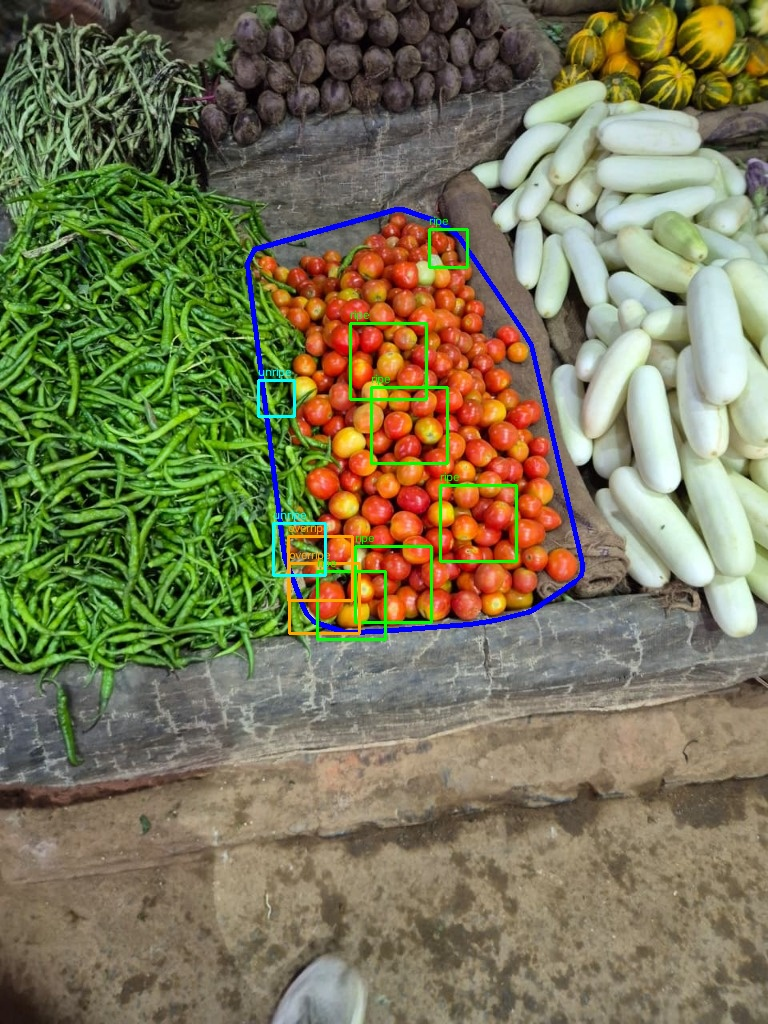
#> input picture tomatovision-ml/test_annotated_chilies_radishes.jpg, 768 x 1024 px, given in place of media_1787075584775.jpg, which was not available
$ python test_convex_polygon.py
#> lines starting #> are read from the running program, lines starting #| are printed output that depends on the picture; after the words box and inside, x2 and y2 are one past the last pixel; in counts of white or black regions, pixels touching at a corner belong together; pictures that were not available may be replaced by others from this repository, and a replacement may not be noted
import cv2
import numpy as np

img1 = cv2.imread(r"C:\Users\Waruna\.gemini\antigravity\brain\d72fea25-187d-4266-99c6-341a7dceced8\.user_uploaded\media_1787075584775.jpg") # Chilies & Radishes
#> img1 is the input picture: shape (1024, 768, 3); mean B, G, R 86.3, 118.2, 121.4
img2 = cv2.imread(r"C:\Users\Waruna\.gemini\antigravity\brain\d72fea25-187d-4266-99c6-341a7dceced8\.user_uploaded\media_1787105108621.jpg") # Lettuce & Potatoes
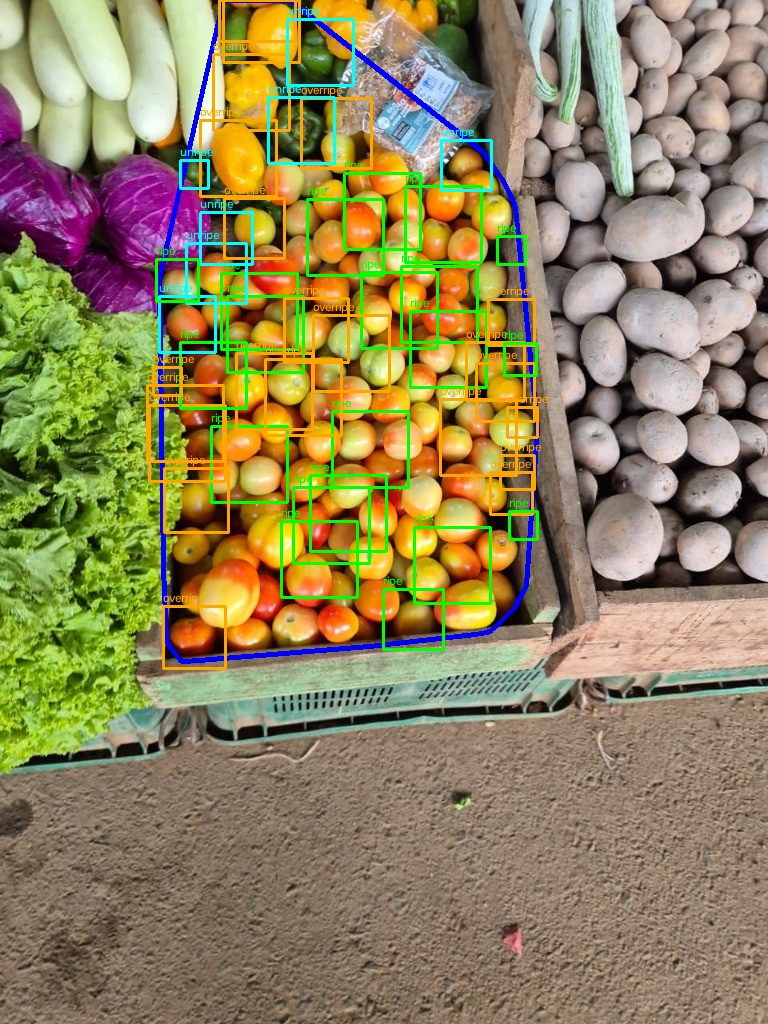
#> input picture tomatovision-ml/test_annotated_lettuce_potatoes.jpg, 768 x 1024 px, given in place of media_1787105108621.jpg, which was not available
#> img2 is the input picture: shape (1024, 768, 3); mean B, G, R 91.8, 132, 144.2

def isolate_and_detect_tomatoes(img, name):
#> called with name = 'chilies_radishes'
    h, w = img.shape[:2]
#> h = 1024; w = 768
    hsv = cv2.cvtColor(img, cv2.COLOR_BGR2HSV)
#> hsv: shape (1024, 768, 3); mean H, S, V 37.4, 100.7, 136
    h_c, s_c, v_c = hsv[:, :, 0], hsv[:, :, 1], hsv[:, :, 2]

    # STEP 1: Strict Red & Orange Carotenoid Pigment Anchor (Tomato Heap Core)
    # S > 130 ensures 0% overlap with chilies (pure green), radishes (white), potatoes (brown/grey), sand (dull)
    red_orange_core = (
        ((h_c <= 15) | (h_c >= 165)) & (s_c > 130) & (v_c > 60) |
        ((h_c > 15) & (h_c <= 26)) & (s_c > 135) & (v_c > 65)
    ).astype(np.uint8) * 255
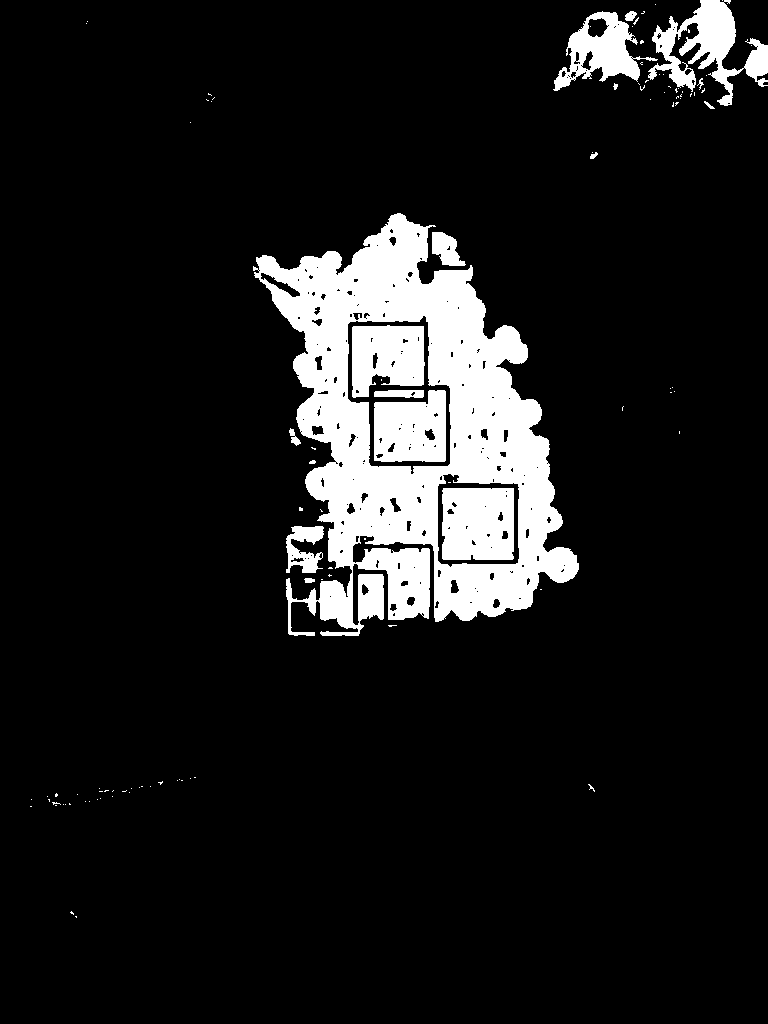
#> red_orange_core: shape (1024, 768); 10.7% white; 107 white regions (90 under 20 px), largest, box (x1, y1, x2, y2) and area: (253, 213, 579, 636) 59666, (442, 488, 514, 560) 4983, (648, 0, 768, 106) 4888

    # Filter out tiny noise and find the main tomato cluster
    kernel = cv2.getStructuringElement(cv2.MORPH_ELLIPSE, (15, 15))
    closed_core = cv2.morphologyEx(red_orange_core, cv2.MORPH_CLOSE, kernel)
#> closed_core: shape (1024, 768); 12.7% white; 33 white regions (26 under 20 px), largest, box (x1, y1, x2, y2) and area: (253, 213, 579, 636) 87431, (553, 0, 768, 109) 12110, (97, 788, 118, 800) 110
    closed_core = cv2.dilate(closed_core, cv2.getStructuringElement(cv2.MORPH_ELLIPSE, (9, 9)))
#> closed_core: shape (1024, 768); 14.4% white; 17 white regions

    contours, _ = cv2.findContours(closed_core, cv2.RETR_EXTERNAL, cv2.CHAIN_APPROX_SIMPLE)
#> contours = 17 contours; largest, box (x1, y1, x2, y2) and area: (249, 209, 583, 640) 94846, (549, 0, 768, 113) 15810, (43, 777, 167, 810) 1186, (202, 89, 219, 106) 172, (173, 773, 200, 785) 167
    if not contours:
        print(f"{name} -> No tomato heap found!")
        return []

    # Find the largest dense cluster of red/orange
    valid_c = [c for c in contours if cv2.contourArea(c) > 3000]
#> valid_c = 2 contours; box (x1, y1, x2, y2) and area: (249, 209, 583, 640) 94846, (549, 0, 768, 113) 15810
    if not valid_c:
        valid_c = contours

    main_c = max(valid_c, key=cv2.contourArea)
#> main_c = contour of 707 points, box (x1, y1, x2, y2) (249, 209, 583, 640), area 94846

    # 2. CREATE A STRICT 2D POLYGON MASK OF THE TOMATO HEAP
    # This precisely wraps the tomato pile and cuts off green chilies, radishes, and dirt!
    heap_poly_mask = np.zeros((h, w), dtype=np.uint8)
    cv2.drawContours(heap_poly_mask, [cv2.convexHull(main_c)], -1, 255, -1)
#> heap_poly_mask: shape (1024, 768); 14% white; 1 white region, box (x1, y1, x2, y2) and area: (249, 209, 583, 640) 110268

    # 3. EXTRACT TOMATO FRUITS STRICTLY INSIDE THE HEAP POLYGON
    # Allow all tomato colors (red, orange, yellow, unripe green) INSIDE the heap mask
    all_tomatoes = (
        ((h_c <= 15) | (h_c >= 162)) & (s_c > 60) & (v_c > 45) |
        ((h_c > 15) & (h_c <= 28)) & (s_c > 70) & (v_c > 50) |
        ((h_c > 28) & (h_c <= 42)) & (s_c > 70) & (v_c > 50) |
        ((h_c > 42) & (h_c <= 65)) & (s_c > 55) & (v_c > 45)
    ).astype(np.uint8) * 255
#> all_tomatoes: shape (1024, 768); 48.8% white; 1624 white regions (1386 under 20 px), largest, box (x1, y1, x2, y2) and area: (0, 17, 579, 714) 221877, (0, 678, 768, 1024) 105112, (546, 0, 768, 129) 18614

    heap_tomatoes = cv2.bitwise_and(all_tomatoes, heap_poly_mask)
#> heap_tomatoes: shape (1024, 768); 12.5% white; 28 white regions (19 under 20 px), largest, box (x1, y1, x2, y2) and area: (251, 213, 579, 640) 95071, (276, 525, 324, 574) 1892, (266, 383, 292, 414) 582

    clean_heap = cv2.morphologyEx(heap_tomatoes, cv2.MORPH_OPEN, cv2.getStructuringElement(cv2.MORPH_ELLIPSE, (5, 5)))
#> clean_heap: shape (1024, 768); 12.3% white; 8 white regions (2 under 20 px), largest, box (x1, y1, x2, y2) and area: (251, 213, 579, 631) 92609, (277, 525, 324, 574) 1756, (279, 577, 360, 640) 1432, (266, 383, 292, 414) 547, (276, 551, 281, 558) 27, (488, 292, 493, 298) 22
    clean_heap = cv2.morphologyEx(clean_heap, cv2.MORPH_CLOSE, cv2.getStructuringElement(cv2.MORPH_ELLIPSE, (7, 7)))
#> clean_heap: shape (1024, 768); 12.5% white; 1 white region, box (x1, y1, x2, y2) and area: (251, 213, 579, 640) 98687

    dist = cv2.distanceTransform(clean_heap, cv2.DIST_L2, 5)
    if dist.max() == 0:
        return []

    kernel_peak = cv2.getStructuringElement(cv2.MORPH_ELLIPSE, (19, 19))
    dilated_dist = cv2.dilate(dist, kernel_peak)
    local_max = (dist == dilated_dist) & (dist > 4.5) & (dist > 0.08 * dist.max())
#> local_max: shape (1024, 768) bool; 0% white in thin lines or dots, all inside (x1, y1, x2, y2) = (298, 356, 438, 627)

    num_labels, _, _, centroids = cv2.connectedComponentsWithStats(local_max.astype(np.uint8))
#> num_labels = 9; centroids = [[383.5, 511.5], [390, 356], [416, 442], [437, 494], [300, 540.5], [301, 554], [328, 600], [352, 605], [298, 626]]
    raw_centers = []
    for i in range(1, num_labels):
        cx, cy = centroids[i]
        d_val = dist[int(cy), int(cx)]
        raw_centers.append((cx, cy, d_val))
#> this loop made 8 passes
#> (cx, cy, d_val) on passes 1 to 8: (390, 356, 99.73), (416, 442, 125.6), (437, 494, 119.1), (300, 540.5, 15), (301, 554, 16.58), (328, 600, 21.77), (352, 605, 23.38), (298, 626, 11.79)
#> after the loop, raw_centers = [(390, 356, 99.73), (416, 442, 125.6), (437, 494, 119.1), (300, 540.5, 15), (301, 554, 16.58), (328, 600, 21.77), (352, 605, 23.38), (298, 626, 11.79)]

    raw_centers.sort(key=lambda item: item[2], reverse=True)

    suppressed = []
    min_dist_sq = 18.0 ** 2
    for pt in raw_centers:
        cx, cy, d_val = pt
        too_close = False
        for s in suppressed:
            if ((cx - s[0])**2 + (cy - s[1])**2) < min_dist_sq:
                too_close = True
                break
        if not too_close:
            suppressed.append((cx, cy, d_val))
#> this loop made 8 passes
#> after the loop, suppressed = [(416, 442, 125.6), (437, 494, 119.1), (390, 356, 99.73), (352, 605, 23.38), (328, 600, 21.77), (301, 554, 16.58), (298, 626, 11.79)]

    detections = []
    counts = {}
    annotated = img.copy()
    cv2.drawContours(annotated, [cv2.convexHull(main_c)], -1, (255, 0, 0), 3) # Blue boundary around Tomato Pile!
#> annotated: shape (1024, 768, 3); 0.81% of pixels changed, all inside (x1, y1, x2, y2) = (247, 207, 585, 642)

    for cx, cy, d_val in suppressed:
        r = int(d_val * 1.55)
        r = max(14, min(38, r))

        gx1 = max(0, int(cx - r))
        gy1 = max(0, int(cy - r))
        gx2 = min(w, int(cx + r))
        gy2 = min(h, int(cy + r))

        crop = img[gy1:gy2, gx1:gx2]
        if crop.size == 0:
            continue

        crop_hsv = cv2.cvtColor(crop, cv2.COLOR_BGR2HSV)
        mean_h = np.mean(crop_hsv[:, :, 0])
        gray_crop = cv2.cvtColor(crop, cv2.COLOR_BGR2GRAY)
        dark_spots = np.sum(gray_crop < 30) / float(gray_crop.size) if gray_crop.size > 0 else 0

        if dark_spots > 0.40:
            stage = "spoiled"
            color = (0, 0, 255)
        elif (mean_h <= 18 or mean_h >= 160):
            stage = "ripe"
            color = (0, 255, 0)
        elif 19 <= mean_h <= 28:
            stage = "overripe"
            color = (0, 165, 255)
        elif 29 <= mean_h <= 65:
            stage = "unripe"
            color = (255, 255, 0)
        else:
            stage = "ripe"
            color = (0, 255, 0)

        counts[stage] = counts.get(stage, 0) + 1
        cv2.rectangle(annotated, (gx1, gy1), (gx2, gy2), color, 2)
        cv2.putText(annotated, stage, (gx1, gy1-4), cv2.FONT_HERSHEY_SIMPLEX, 0.4, color, 1)
#> this loop made 7 passes
#> (cx, cy, d_val, r, gx1, gy1, gx2, gy2) on passes 1 to 7: (416, 442, 125.6, 38, 378, 404, 454, 480), (437, 494, 119.1, 38, 399, 456, 475, 532), (390, 356, 99.73, 38, 352, 318, 428, 394), (352, 605, 23.38, 36, 316, 569, 388, 641), (328, 600, 21.77, 33, 295, 567, 361, 633), (301, 554, 16.58, 25, 276, 529, 326, 579), (298, 626, 11.79, 18, 280, 608, 316, 644)
#> pass 1, in isolate_and_detect_tomatoes, `gray_crop = cv2.cvtColor(crop, cv2.COLOR_BGR2GRAY)`:
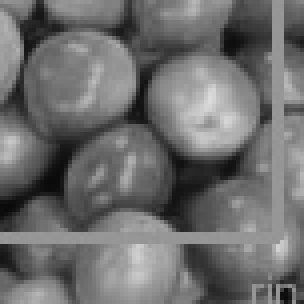
#> gray_crop: shape (76, 76) (shown 4 times larger); min 10, max 219, mean 109
#> after the loop: annotated: shape (1024, 768, 3); mean B, G, R 87.5, 118.7, 120.3
#> after the loop, counts = {'ripe': 2, 'overripe': 1, 'unripe': 4}

    cv2.imwrite(f"d:\\project\\TomatoVision\\tomatovision-ml\\test_annotated_{name}.jpg", annotated)
    print(f"{name} -> Total: {len(suppressed)}, Counts: {counts}")
#| chilies_radishes -> Total: 7, Counts: {'ripe': 2, 'overripe': 1, 'unripe': 4}

isolate_and_detect_tomatoes(img1, "chilies_radishes")
isolate_and_detect_tomatoes(img2, "lettuce_potatoes")
#> call 2 of isolate_and_detect_tomatoes, with name = 'lettuce_potatoes'
#> in isolate_and_detect_tomatoes (call 2), `hsv = cv2.cvtColor(img, cv2.COLOR_BGR2HSV)`: hsv: shape (1024, 768, 3); mean H, S, V 33.2, 115.8, 157.5
#> in isolate_and_detect_tomatoes (call 2), `red_orange_core = ( ((h_c <= 15) | (h_c >= 165)) & (s_c > 130) & (v_c ..`: red_orange_core: shape (1024, 768); 15.7% white; 409 white regions (335 under 20 px), largest, box (x1, y1, x2, y2) and area: (146, 0, 548, 671) 81363, (417, 530, 488, 602) 3881, (412, 189, 479, 260) 3621
#> in isolate_and_detect_tomatoes (call 2), `closed_core = cv2.morphologyEx(red_orange_core, cv2.MORPH_CLOSE, kernel)`: closed_core: shape (1024, 768); 21.8% white; 205 white regions (189 under 20 px), largest, box (x1, y1, x2, y2) and area: (146, 0, 548, 676) 169825, (152, 102, 183, 152) 469, (77, 937, 96, 962) 178
#> in isolate_and_detect_tomatoes (call 2), `closed_core = cv2.dilate(closed_core, cv2.getStructuringElement(cv2.MO..`: closed_core: shape (1024, 768); 26.4% white; 155 white regions
#> in isolate_and_detect_tomatoes (call 2), `contours, _ = cv2.findContours(closed_core, cv2.RETR_EXTERNAL, cv2.CHA..`: contours = 155 contours; largest, box (x1, y1, x2, y2) and area: (142, 0, 552, 680) 199516, (147, 98, 187, 161) 1018, (73, 933, 106, 968) 562, (499, 920, 522, 948) 374, (396, 79, 417, 107) 336
#> in isolate_and_detect_tomatoes (call 2), `valid_c = [c for c in contours if cv2.contourArea(c) > 3000]`: valid_c = 1 contour; box (x1, y1, x2, y2) and area: (142, 0, 552, 680) 199516
#> in isolate_and_detect_tomatoes (call 2), `main_c = max(valid_c, key=cv2.contourArea)`: main_c = contour of 1110 points, box (x1, y1, x2, y2) (142, 0, 552, 680), area 199516
#> in isolate_and_detect_tomatoes (call 2), `cv2.drawContours(heap_poly_mask, [cv2.convexHull(main_c)], -1, 255, -1)`: heap_poly_mask: shape (1024, 768); 29.7% white; 1 white region, box (x1, y1, x2, y2) and area: (142, 0, 552, 680) 233690
#> in isolate_and_detect_tomatoes (call 2), `all_tomatoes = ( ((h_c <= 15) | (h_c >= 162)) & (s_c > 60) & (v_c > 45..`: all_tomatoes: shape (1024, 768); 61.5% white; 3969 black regions (3344 under 20 px), largest, box (x1, y1, x2, y2) and area: (255, 0, 768, 628) 147989, (0, 0, 270, 366) 47942, (6, 639, 589, 804) 33482
#> in isolate_and_detect_tomatoes (call 2), `heap_tomatoes = cv2.bitwise_and(all_tomatoes, heap_poly_mask)`: heap_tomatoes: shape (1024, 768); 24.2% white; 97 white regions (76 under 20 px), largest, box (x1, y1, x2, y2) and area: (142, 0, 550, 678) 171507, (310, 0, 462, 69) 4954, (155, 257, 245, 351) 3778
#> in isolate_and_detect_tomatoes (call 2), `clean_heap = cv2.morphologyEx(heap_tomatoes, cv2.MORPH_OPEN, cv2.getSt..`: clean_heap: shape (1024, 768); 23.7% white; 41 white regions (8 under 20 px), largest, box (x1, y1, x2, y2) and area: (142, 0, 549, 657) 166632, (311, 0, 460, 64) 4757, (289, 21, 352, 80) 2279
#> in isolate_and_detect_tomatoes (call 2), `clean_heap = cv2.morphologyEx(clean_heap, cv2.MORPH_CLOSE, cv2.getStru..`: clean_heap: shape (1024, 768); 24.6% white; 10 white regions (4 under 20 px), largest, box (x1, y1, x2, y2) and area: (142, 0, 549, 657) 191724, (147, 655, 317, 678) 1397, (185, 162, 204, 187) 347, (391, 91, 416, 107) 127, (404, 77, 414, 89) 80, (524, 254, 529, 261) 27
#> in isolate_and_detect_tomatoes (call 2), `local_max = (dist == dilated_dist) & (dist > 4.5) & (dist > 0.08 * dis..`: local_max: shape (1024, 768) bool; 0.01% white in thin lines or dots, all inside (x1, y1, x2, y2) = (151, 0, 498, 637)
#> in isolate_and_detect_tomatoes (call 2), `num_labels, _, _, centroids = cv2.connectedComponentsWithStats(local_m..`: num_labels = 37; centroids = 37 pairs, first value 151 to 497, second value 0 to 636
#> the loop in isolate_and_detect_tomatoes (call 2), `for i in range(1, num_labels):` made 36 passes
#> (cx, cy, d_val) on passes 1 to 12: (244, 0, 31.17), (342, 0, 25.39), (410, 0, 28.39), (439, 34, 11.2), (257, 38, 40), (315.5, 53, 21.97), (250, 90, 27.17), (252, 106, 26.58), (234, 130, 22.79), (301, 130, 21.39), (337, 132.5, 22.59), (239, 163, 27.2)
#> after the loop in isolate_and_detect_tomatoes (call 2), `for i in range(1, num_labels):`: raw_centers = 36 items, first 6: (244, 0, 31.17), (342, 0, 25.39), (410, 0, 28.39), (439, 34, 11.2), (257, 38, 40), (315.5, 53, 21.97)
#> the loop in isolate_and_detect_tomatoes (call 2), `for pt in raw_centers:` made 36 passes
#> (cx, cy, d_val) on passes 1 to 12: (358, 506, 120.5), (401.5, 252.5, 83.4), (371, 236, 80.53), (461, 315, 60.72), (471, 352, 55.18), (484, 462, 49.17), (292, 293, 48.35), (497, 405, 44.37), (257, 38, 40), (244, 0, 31.17), (410, 0, 28.39), (239, 163, 27.2)
#> after the loop in isolate_and_detect_tomatoes (call 2), `for pt in raw_centers:`: suppressed = 34 items, first 6: (358, 506, 120.5), (401.5, 252.5, 83.4), (371, 236, 80.53), (461, 315, 60.72), (471, 352, 55.18), (484, 462, 49.17)
#> in isolate_and_detect_tomatoes (call 2), `cv2.drawContours(annotated, [cv2.convexHull(main_c)], -1, (255, 0, 0),..`: annotated: shape (1024, 768, 3); 1.16% of pixels changed, all inside (x1, y1, x2, y2) = (140, 0, 554, 682)
#> the loop in isolate_and_detect_tomatoes (call 2), `for cx, cy, d_val in suppressed:` made 34 passes
#> (cx, cy, d_val, r, gx1, gy1, gx2, gy2) on passes 1 to 12: (358, 506, 120.5, 38, 320, 468, 396, 544), (401.5, 252.5, 83.4, 38, 363, 214, 439, 290), (371, 236, 80.53, 38, 333, 198, 409, 274), (461, 315, 60.72, 38, 423, 277, 499, 353), (471, 352, 55.18, 38, 433, 314, 509, 390), (484, 462, 49.17, 38, 446, 424, 522, 500), (292, 293, 48.35, 38, 254, 255, 330, 331), (497, 405, 44.37, 38, 459, 367, 535, 443), (257, 38, 40, 38, 219, 0, 295, 76), (244, 0, 31.17, 38, 206, 0, 282, 38), (410, 0, 28.39, 38, 372, 0, 448, 38), (239, 163, 27.2, 38, 201, 125, 277, 201)
#> (cx, cy, d_val) on passes 32 to 34: (155, 616.5, 10), (153, 544, 9.8), (175, 275, 9.79)
#> pass 1, in isolate_and_detect_tomatoes (call 2), `crop = img[gy1:gy2, gx1:gx2]`:
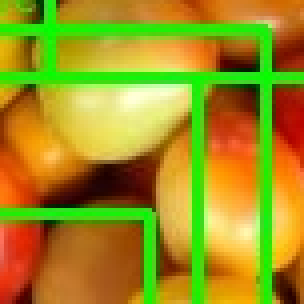
#> crop: shape (76, 76, 3) (shown 4 times larger); mean B, G, R 30.5, 145.1, 159.8
#> pass 1, in isolate_and_detect_tomatoes (call 2), `gray_crop = cv2.cvtColor(crop, cv2.COLOR_BGR2GRAY)`:
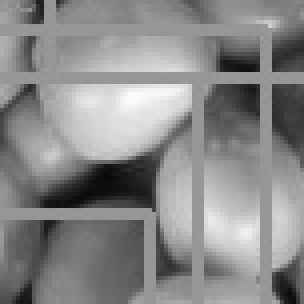
#> gray_crop: shape (76, 76) (shown 4 times larger); min 9, max 251, mean 136.5
#> after the loop in isolate_and_detect_tomatoes (call 2), `for cx, cy, d_val in suppressed:`:
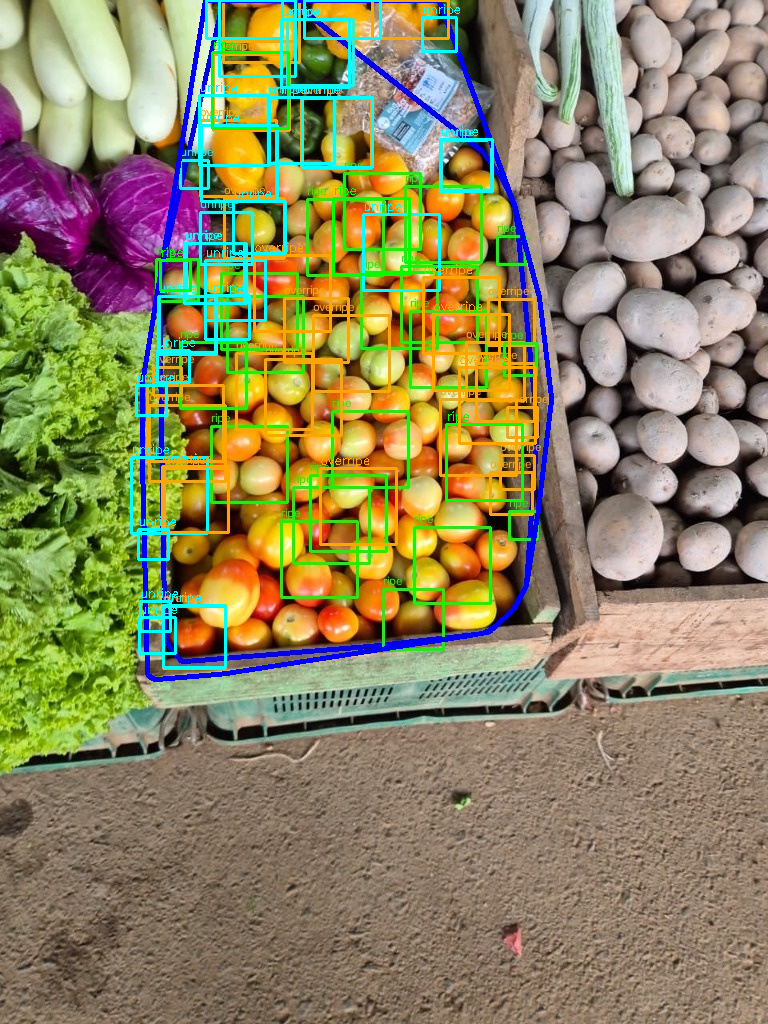
#> annotated: shape (1024, 768, 3); mean B, G, R 96, 133.5, 140.4
#> after the loop in isolate_and_detect_tomatoes (call 2), `for cx, cy, d_val in suppressed:`:
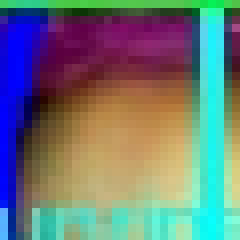
#> crop: shape (30, 30, 3) (shown 8 times larger); mean B, G, R 121.4, 120.7, 108.2
#| lettuce_potatoes -> Total: 34, Counts: {'overripe': 7, 'unripe': 23, 'ripe': 4}
